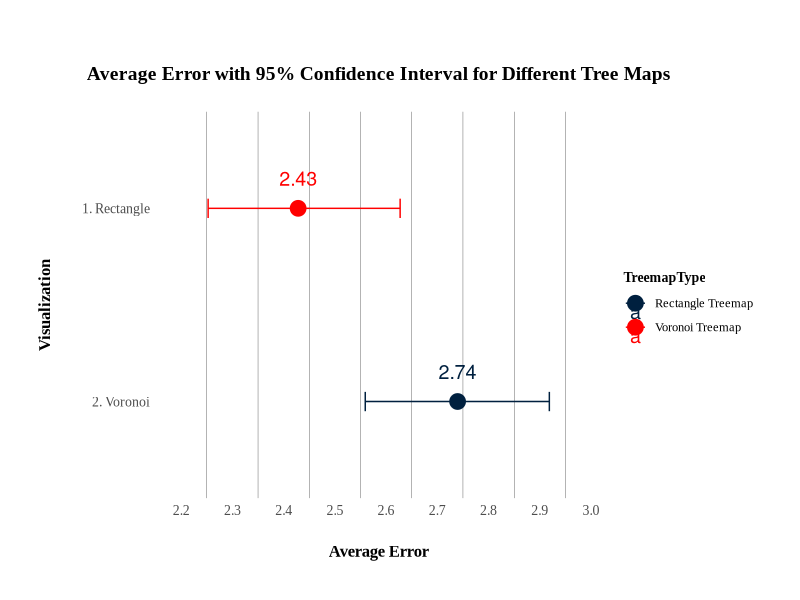

Recreate this plot in R.
library(ggplot2)
library(readr)
library(boot)

# Read CSV
#treemapData <- read_csv("D:/Organized School Folder/WPI/Senior/C Term/Data Visualization/a3/a3-Experiment/A3_Experiment_Results/treemapMaster.csv")
treemapData <- read_csv("A3_Experiment_Results/treemapMaster.csv")
#treemapData <- read_csv("/Users/aaronzhang/Projects/a3-Experiment/A3_Experiment_Results/treemapMaster.csv")
#voronoiData <- read_csv("D:/Organized School Folder/WPI/Senior/C Term/Data Visualization/a3/a3-Experiment/A3_Experiment_Results/voronoiMaster.csv")
voronoiData <- read_csv("A3_Experiment_Results/voronoiMaster.csv")
# voronoiData <- read_csv("/Users/aaronzhang/Projects/a3-Experiment/A3_Experiment_Results/voronoiMaster.csv")

#calculate the mean and bootstrap confidence interval
bootstrap_mean_ci <- function(data, index) {
  d <- data[index]
  return(mean(d))
}

boot1 <- boot(treemapData$Error, bootstrap_mean_ci, R=1000)
boot2 <- boot(voronoiData$Error, bootstrap_mean_ci, R=1000)

# confidence intervals
ci1 <- boot.ci(boot1, type="perc")
ci2 <- boot.ci(boot2, type="perc")

#new data frame
plot_data <- data.frame(
  Trial = c(1, 2),
  AvgError = c(mean(voronoiData$Error), mean(treemapData$Error)),
  LowerCI = c(ci2$percent[4], ci1$percent[4]),
  UpperCI = c(ci2$percent[5], ci1$percent[5]),
  TreemapType = c("Rectangle Treemap", "Voronoi Treemap")
)

#plot
p <- ggplot(plot_data, aes(x=AvgError, y=factor(Trial), color=TreemapType)) +
  geom_point(size=5) +
  geom_errorbarh(aes(xmin=LowerCI, xmax=UpperCI), height=0.1) + 
  geom_text(aes(label=round(AvgError, 2)), vjust=-1.5, size=5) + 
  labs(x="Average Error", y="Visualization", title="Average Error with 95% Confidence Interval for Different Tree Maps") +
  theme_minimal() +
  theme(axis.text.y = element_text(size =10, family = "Times New Roman"),
        axis.text.x = element_text(size =10, family = "Times New Roman"),
        axis.title = element_text(size =12, family = "Times New Roman", face = "bold"),
        plot.title = element_text(size =14, hjust =0.5, margin = margin(t = 20, b = 20), family = "Times New Roman", face = "bold"),
        legend.text = element_text(size =9, family = "Times New Roman"),
        legend.title = element_text(size =10, family = "Times New Roman", face = "bold"),
        plot.margin = margin(1, 1, 1, 1, "cm"), 
        panel.grid.major = element_line(color = "black", size = 0), 
        panel.grid.minor = element_line(color = "black", size = 0.1),  
  text = element_text(family = "Times New Roman")) + 
  scale_y_discrete(labels=c("2. Voronoi", "1. Rectangle")) +
  scale_x_continuous(breaks=seq(floor(min(plot_data$LowerCI)), ceiling(max(plot_data$UpperCI)), by=0.1)) + 
  coord_fixed(ratio=0.75) + 
  coord_cartesian(ylim=c(0.5,2.5), xlim=c(min(plot_data$LowerCI - 0.1), max(plot_data$UpperCI + 0.1)), expand=F) +
  scale_color_manual(values = c("#00203FFF", "red")) # Set point colors

# Adjust padding for x-axis title
p <- p + theme(axis.title.x = element_text(margin = margin(t = 20, r = 0, b = 0, l = 0), family = "Times New Roman", face = "bold"))
p <- p + theme(axis.title.y = element_text(margin = margin(t = 0, r = 20, b = 0, l = 0), family = "Times New Roman", face = "bold"))

print(p)

